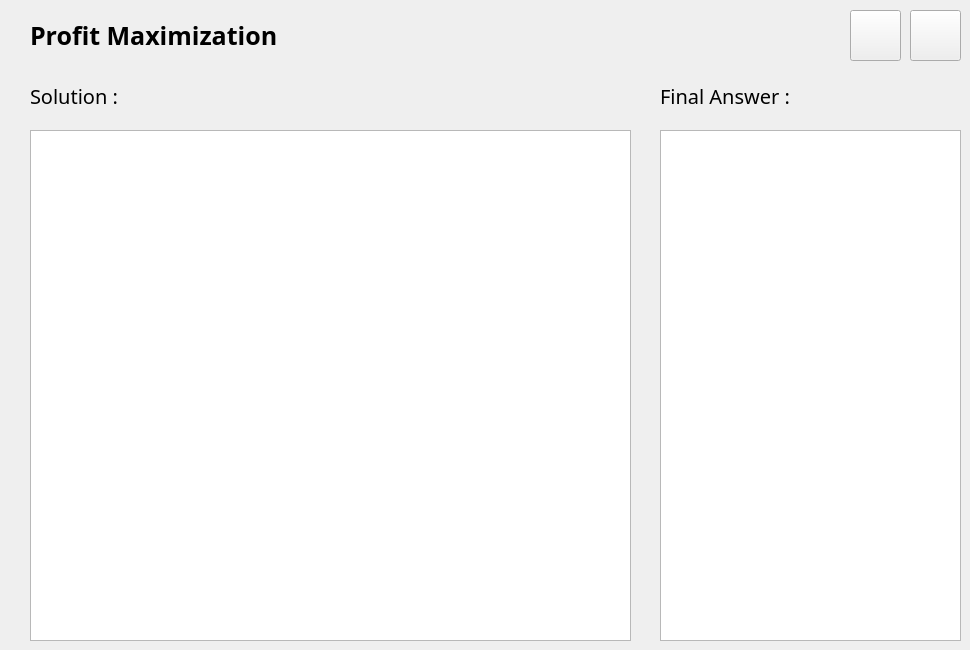
    <widget class="QWidget" name="tab_5">
     <attribute name="title">
      <string>Page</string>
     </attribute>
     <widget class="QLabel" name="label_17">
      <property name="geometry">
       <rect>
        <x>30</x>
        <y>80</y>
        <width>131</width>
        <height>31</height>
       </rect>
      </property>
      <property name="font">
       <font>
        <family>Segoe UI Light</family>
        <pointsize>15</pointsize>
        <weight>50</weight>
        <bold>false</bold>
       </font>
      </property>
      <property name="text">
       <string>Solution :</string>
      </property>
     </widget>
     <widget class="QPushButton" name="modifyButton_2">
      <property name="geometry">
       <rect>
        <x>850</x>
        <y>10</y>
        <width>51</width>
        <height>51</height>
       </rect>
      </property>
      <property name="font">
       <font>
        <pointsize>9</pointsize>
       </font>
      </property>
      <property name="text">
       <string/>
      </property>
      <property name="icon">
       <iconset resource="hungarian_icons.qrc">
        <normaloff>:/icons/back.png</normaloff>:/icons/back.png</iconset>
      </property>
      <property name="iconSize">
       <size>
        <width>45</width>
        <height>45</height>
       </size>
      </property>
     </widget>
     <widget class="QLabel" name="label_18">
      <property name="geometry">
       <rect>
        <x>30</x>
        <y>20</y>
        <width>281</width>
        <height>31</height>
       </rect>
      </property>
      <property name="font">
       <font>
        <family>Segoe UI Light</family>
        <pointsize>19</pointsize>
        <weight>75</weight>
        <bold>true</bold>
        <kerning>true</kerning>
       </font>
      </property>
      <property name="text">
       <string>Profit Maximization</string>
      </property>
      <property name="alignment">
       <set>Qt::AlignLeading|Qt::AlignLeft|Qt::AlignVCenter</set>
      </property>
     </widget>
     <widget class="QTextEdit" name="answerOutput_2">
      <property name="geometry">
       <rect>
        <x>660</x>
        <y>130</y>
        <width>301</width>
        <height>511</height>
       </rect>
      </property>
      <property name="font">
       <font>
        <family>Ubuntu</family>
        <pointsize>11</pointsize>
        <weight>50</weight>
        <bold>false</bold>
       </font>
      </property>
      <property name="frameShape">
       <enum>QFrame::StyledPanel</enum>
      </property>
      <property name="html">
       <string>&lt;!DOCTYPE HTML PUBLIC &quot;-//W3C//DTD HTML 4.0//EN&quot; &quot;http://www.w3.org/TR/REC-html40/strict.dtd&quot;&gt;
&lt;html&gt;&lt;head&gt;&lt;meta name=&quot;qrichtext&quot; content=&quot;1&quot; /&gt;&lt;style type=&quot;text/css&quot;&gt;
p, li { white-space: pre-wrap; }
&lt;/style&gt;&lt;/head&gt;&lt;body style=&quot; font-family:'Ubuntu'; font-size:11pt; font-weight:400; font-style:normal;&quot;&gt;
&lt;p style=&quot;-qt-paragraph-type:empty; margin-top:0px; margin-bottom:0px; margin-left:0px; margin-right:0px; -qt-block-indent:0; text-indent:0px; font-family:'Segoe UI'; font-size:12pt;&quot;&gt;&lt;br /&gt;&lt;/p&gt;&lt;/body&gt;&lt;/html&gt;</string>
      </property>
     </widget>
     <widget class="QLabel" name="label_19">
      <property name="geometry">
       <rect>
        <x>660</x>
        <y>80</y>
        <width>171</width>
        <height>31</height>
       </rect>
      </property>
      <property name="font">
       <font>
        <family>Segoe UI Light</family>
        <pointsize>15</pointsize>
        <weight>50</weight>
        <bold>false</bold>
       </font>
      </property>
      <property name="text">
       <string>Final Answer :</string>
      </property>
      <property name="alignment">
       <set>Qt::AlignLeading|Qt::AlignLeft|Qt::AlignVCenter</set>
      </property>
     </widget>
     <widget class="QTextEdit" name="solutionOutput_2">
      <property name="geometry">
       <rect>
        <x>30</x>
        <y>130</y>
        <width>601</width>
        <height>511</height>
       </rect>
      </property>
      <property name="font">
       <font>
        <family>Ubuntu</family>
        <pointsize>11</pointsize>
        <weight>50</weight>
        <bold>false</bold>
       </font>
      </property>
      <property name="html">
       <string>&lt;!DOCTYPE HTML PUBLIC &quot;-//W3C//DTD HTML 4.0//EN&quot; &quot;http://www.w3.org/TR/REC-html40/strict.dtd&quot;&gt;
&lt;html&gt;&lt;head&gt;&lt;meta name=&quot;qrichtext&quot; content=&quot;1&quot; /&gt;&lt;style type=&quot;text/css&quot;&gt;
p, li { white-space: pre-wrap; }
&lt;/style&gt;&lt;/head&gt;&lt;body style=&quot; font-family:'Ubuntu'; font-size:11pt; font-weight:400; font-style:normal;&quot;&gt;
&lt;p style=&quot;-qt-paragraph-type:empty; margin-top:0px; margin-bottom:0px; margin-left:0px; margin-right:0px; -qt-block-indent:0; text-indent:0px; font-family:'Segoe UI'; font-size:12pt;&quot;&gt;&lt;br /&gt;&lt;/p&gt;&lt;/body&gt;&lt;/html&gt;</string>
      </property>
     </widget>
     <widget class="QPushButton" name="homeButton_2">
      <property name="geometry">
       <rect>
        <x>910</x>
        <y>10</y>
        <width>51</width>
        <height>51</height>
       </rect>
      </property>
      <property name="font">
       <font>
        <pointsize>8</pointsize>
       </font>
      </property>
      <property name="text">
       <string/>
      </property>
      <property name="icon">
       <iconset resource="hungarian_icons.qrc">
        <normaloff>:/icons/home.png</normaloff>:/icons/home.png</iconset>
      </property>
      <property name="iconSize">
       <size>
        <width>45</width>
        <height>45</height>
       </size>
      </property>
     </widget>
    </widget>
